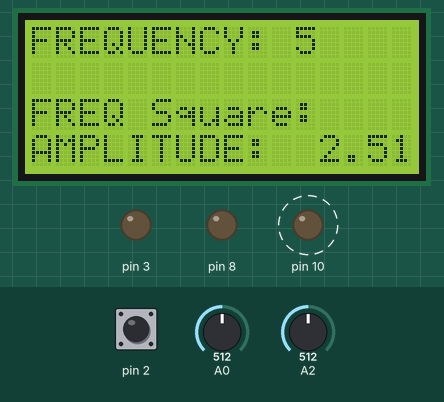
Recording of a sketch running on a simulated Arduino Uno, built with avr-gcc and run on an emulated ATmega328P. On the bench: 16×4 character LCD, output pins drawn as LEDs (lit = HIGH). Dashed ring = blinking. The test bench sets the inputs (shaded band); at power-on: pin 2 HIGH, A0 = 512, A2 = 512.

Above: at 1.2 s.
1.3 s: pin 2 pulled LOW for 0.3 s
At 2.8 s:
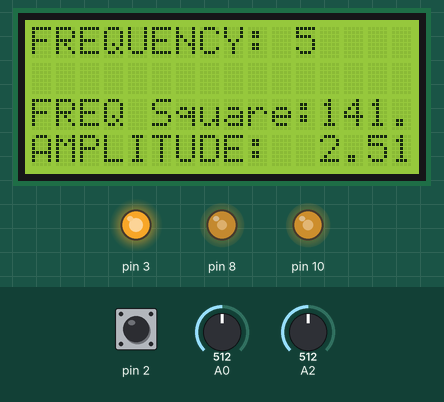
Timing chart, 0 to 9.2 s (numbered marks = the images above; inputs shaded):
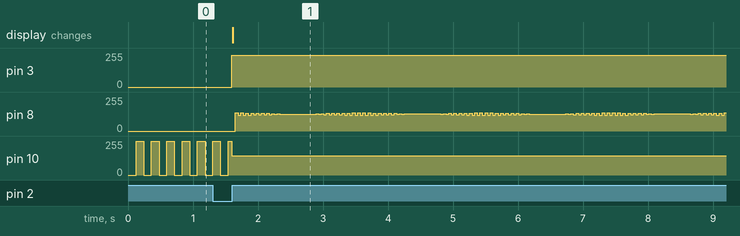

Measured:
- after the input at 1.3 s, the display: changes after 0.31 s (image 1)

The sketch:

main.ino
```cpp
#include<LiquidCrystal.h>
LiquidCrystal lcd(12,11,7,6,5,4);

int F;
float ts = 0.0;
float T = 0.0;
int sine;
int trig;
float t,k;
int D;

void setup(){
pinMode(10, OUTPUT);
pinMode(3, OUTPUT);
pinMode(8, OUTPUT);
pinMode(2, INPUT_PULLUP);
attachInterrupt(digitalPinToInterrupt(2),func,RISING);
lcd.begin(16,4);
lcd.setCursor(0,0);
lcd.print("FREQUENCY:");
lcd.setCursor(0,2);
lcd.print("FREQ Square:");
lcd.setCursor(0,3);
lcd.print("AMPLITUDE: ");

}


void func(){
   D = analogRead(A1);
   lcd.setCursor(12,2);
   lcd.print(145000.0/(2*D));
   while(1){
      digitalWrite(8, HIGH);
      delay(D);
      digitalWrite(8, LOW);
      delay(D);
   }
}

void loop(){
F = analogRead(A0)/100;
lcd.setCursor(11,0);
lcd.print(F);
k = analogRead(A2)/204.0;
lcd.setCursor(12,3);
lcd.print(k);
T = 1.0/F;
ts = T/500.0;
for(int i=0; i<500; i++){
   t = i*ts;
   sine = (int)(127.0*(sin(2*3.14*F*t)+1.0));
   if(i<250){
      trig = i;
   }
   else{
      trig = 500 - i;
   }
   analogWrite(10, sine);
   analogWrite(3, trig);
   delayMicroseconds(ts*700000);
}

}
```
